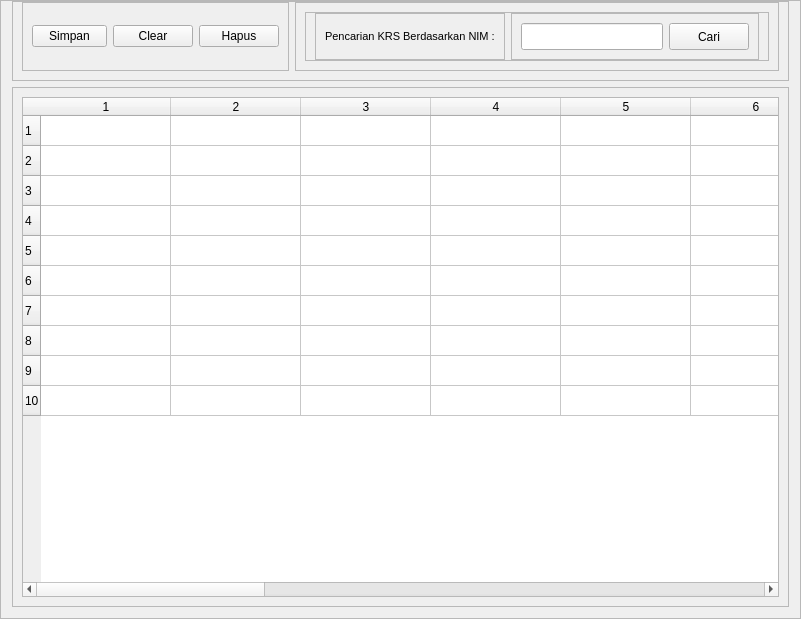
         <widget class="QFrame" name="frame_3">
          <property name="frameShape">
           <enum>QFrame::StyledPanel</enum>
          </property>
          <property name="frameShadow">
           <enum>QFrame::Raised</enum>
          </property>
          <layout class="QVBoxLayout" name="verticalLayout_4">
           <property name="topMargin">
            <number>0</number>
           </property>
           <item>
            <widget class="QFrame" name="frame_9">
             <property name="sizePolicy">
              <sizepolicy hsizetype="Preferred" vsizetype="Expanding">
               <horstretch>0</horstretch>
               <verstretch>0</verstretch>
              </sizepolicy>
             </property>
             <property name="frameShape">
              <enum>QFrame::StyledPanel</enum>
             </property>
             <property name="frameShadow">
              <enum>QFrame::Raised</enum>
             </property>
             <layout class="QHBoxLayout" name="horizontalLayout_6">
              <property name="topMargin">
               <number>0</number>
              </property>
              <item alignment="Qt::AlignLeft">
               <widget class="QFrame" name="frame_14">
                <property name="sizePolicy">
                 <sizepolicy hsizetype="Expanding" vsizetype="Preferred">
                  <horstretch>0</horstretch>
                  <verstretch>0</verstretch>
                 </sizepolicy>
                </property>
                <property name="frameShape">
                 <enum>QFrame::StyledPanel</enum>
                </property>
                <property name="frameShadow">
                 <enum>QFrame::Raised</enum>
                </property>
                <layout class="QHBoxLayout" name="horizontalLayout_4">
                 <item>
                  <widget class="QPushButton" name="btnSimpan">
                   <property name="minimumSize">
                    <size>
                     <width>44</width>
                     <height>0</height>
                    </size>
                   </property>
                   <property name="maximumSize">
                    <size>
                     <width>75</width>
                     <height>16777215</height>
                    </size>
                   </property>
                   <property name="text">
                    <string>Simpan</string>
                   </property>
                  </widget>
                 </item>
                 <item>
                  <widget class="QPushButton" name="btnClear">
                   <property name="minimumSize">
                    <size>
                     <width>44</width>
                     <height>0</height>
                    </size>
                   </property>
                   <property name="text">
                    <string>Clear</string>
                   </property>
                  </widget>
                 </item>
                 <item>
                  <widget class="QPushButton" name="btnHapus">
                   <property name="minimumSize">
                    <size>
                     <width>44</width>
                     <height>0</height>
                    </size>
                   </property>
                   <property name="text">
                    <string>Hapus</string>
                   </property>
                  </widget>
                 </item>
                </layout>
               </widget>
              </item>
              <item>
               <widget class="QFrame" name="frame_15">
                <property name="sizePolicy">
                 <sizepolicy hsizetype="Expanding" vsizetype="Preferred">
                  <horstretch>0</horstretch>
                  <verstretch>0</verstretch>
                 </sizepolicy>
                </property>
                <property name="frameShape">
                 <enum>QFrame::StyledPanel</enum>
                </property>
                <property name="frameShadow">
                 <enum>QFrame::Raised</enum>
                </property>
                <layout class="QHBoxLayout" name="horizontalLayout_13">
                 <item alignment="Qt::AlignRight">
                  <widget class="QFrame" name="frame_22">
                   <property name="sizePolicy">
                    <sizepolicy hsizetype="Expanding" vsizetype="Preferred">
                     <horstretch>0</horstretch>
                     <verstretch>0</verstretch>
                    </sizepolicy>
                   </property>
                   <property name="frameShape">
                    <enum>QFrame::StyledPanel</enum>
                   </property>
                   <property name="frameShadow">
                    <enum>QFrame::Raised</enum>
                   </property>
                   <layout class="QHBoxLayout" name="horizontalLayout_12">
                    <property name="topMargin">
                     <number>0</number>
                    </property>
                    <property name="bottomMargin">
                     <number>0</number>
                    </property>
                    <item>
                     <widget class="QFrame" name="frame_23">
                      <property name="frameShape">
                       <enum>QFrame::StyledPanel</enum>
                      </property>
                      <property name="frameShadow">
                       <enum>QFrame::Raised</enum>
                      </property>
                      <layout class="QVBoxLayout" name="verticalLayout_14">
                       <item>
                        <widget class="QLabel" name="label_17">
                         <property name="font">
                          <font>
                           <pointsize>8</pointsize>
                          </font>
                         </property>
                         <property name="text">
                          <string>Pencarian KRS Berdasarkan NIM :</string>
                         </property>
                        </widget>
                       </item>
                      </layout>
                     </widget>
                    </item>
                    <item>
                     <widget class="QFrame" name="frame_25">
                      <property name="frameShape">
                       <enum>QFrame::StyledPanel</enum>
                      </property>
                      <property name="frameShadow">
                       <enum>QFrame::Raised</enum>
                      </property>
                      <layout class="QHBoxLayout" name="horizontalLayout_5">
                       <item>
                        <widget class="QLineEdit" name="txtNimPencarian">
                         <property name="minimumSize">
                          <size>
                           <width>100</width>
                           <height>0</height>
                          </size>
                         </property>
                         <property name="maximumSize">
                          <size>
                           <width>200</width>
                           <height>16777215</height>
                          </size>
                         </property>
                         <property name="font">
                          <font>
                           <pointsize>12</pointsize>
                          </font>
                         </property>
                        </widget>
                       </item>
                       <item>
                        <widget class="QPushButton" name="btnCariKrsByNim">
                         <property name="minimumSize">
                          <size>
                           <width>44</width>
                           <height>10</height>
                          </size>
                         </property>
                         <property name="maximumSize">
                          <size>
                           <width>16777215</width>
                           <height>30</height>
                          </size>
                         </property>
                         <property name="text">
                          <string>Cari</string>
                         </property>
                        </widget>
                       </item>
                      </layout>
                     </widget>
                    </item>
                   </layout>
                  </widget>
                 </item>
                </layout>
               </widget>
              </item>
             </layout>
            </widget>
           </item>
           <item>
            <widget class="QFrame" name="frame_5">
             <property name="frameShape">
              <enum>QFrame::StyledPanel</enum>
             </property>
             <property name="frameShadow">
              <enum>QFrame::Raised</enum>
             </property>
             <layout class="QVBoxLayout" name="verticalLayout_5">
              <item>
               <widget class="QTableWidget" name="gridKrs">
                <property name="sizePolicy">
                 <sizepolicy hsizetype="Expanding" vsizetype="Preferred">
                  <horstretch>0</horstretch>
                  <verstretch>0</verstretch>
                 </sizepolicy>
                </property>
                <property name="minimumSize">
                 <size>
                  <width>700</width>
                  <height>500</height>
                 </size>
                </property>
                <property name="rowCount">
                 <number>10</number>
                </property>
                <property name="columnCount">
                 <number>16</number>
                </property>
                <attribute name="horizontalHeaderDefaultSectionSize">
                 <number>130</number>
                </attribute>
                <row/>
                <row/>
                <row/>
                <row/>
                <row/>
                <row/>
                <row/>
                <row/>
                <row/>
                <row/>
                <column/>
                <column/>
                <column/>
                <column/>
                <column/>
                <column/>
                <column/>
                <column/>
                <column/>
                <column/>
                <column/>
                <column/>
                <column/>
                <column/>
                <column/>
                <column/>
               </widget>
              </item>
             </layout>
            </widget>
           </item>
          </layout>
         </widget>
